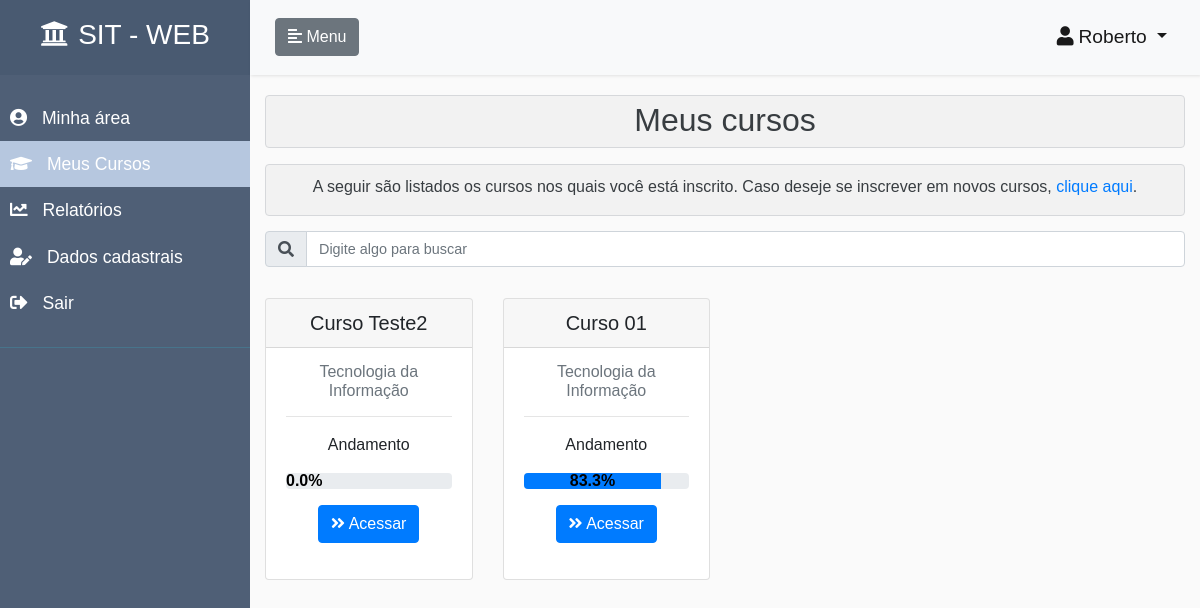
Page /meus-cursos/ (signed in) on the earlier database version.
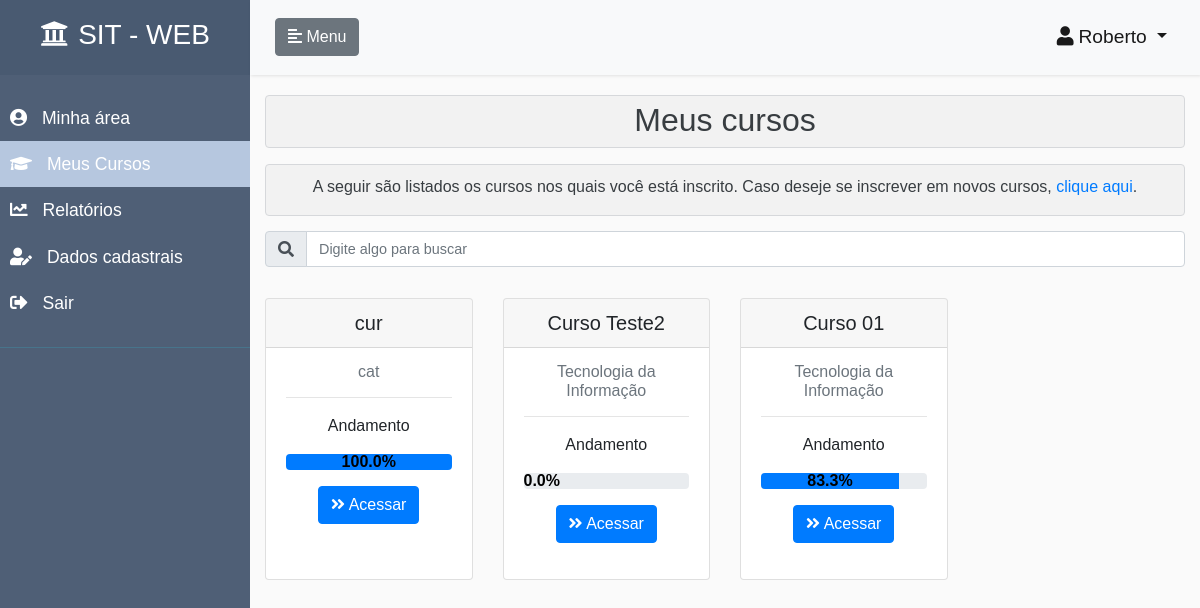
Same page on the later database version.
### core/models.py (models this page shows, shortened)
class Curso(models.Model):
    objects = CursoManager()
    titulo = models.CharField(
        unique=True,
        max_length=70,
        verbose_name=u"título",
        help_text=u"Indique o título do curso"
    )
    categoria = models.ForeignKey(
        Categoria,
        on_delete=models.CASCADE,
        help_text=u"Selecione a categoria do curso"
    )
    usuario = models.ForeignKey(
        AUTH_USER_MODEL,
        on_delete=models.CASCADE
    )
    nome_instrutor = models.CharField(
        null=True,
        verbose_name=u"Nome do instrutor",
        help_text=u"Indique o nome do instrutor do curso",
        blank=True,
        max_length=50
    )
    palavras_chaves = models.CharField(
        max_length=150,
        verbose_name=u"Palavras-chave",
        help_text=u"Indique palavras-chave para o curso",
        null=True,
        blank=True
    )
    descricao = models.TextField(
        max_length=250,
        verbose_name=u"descrição",
        help_text=u"Indique uma descrição para o curso",
        null=True,
        blank=True
    )
    publicado = models.BooleanField(
        default=False,
        help_text=u"Indique o status de publicação do curso no sistema",
    )
    data_publicado = models.DateTimeField(
        null=True,
        blank=True
    )
    data_criacao = models.DateTimeField(
        auto_now_add=True,
        null=True,
        blank=True
    )
    data_atualizacao = models.DateTimeField(
        auto_now=True,
        null=True,
        blank=True
    )
    class Meta:
        verbose_name = "Curso"
        verbose_name_plural = "Cursos"
    class CustomMeta:
        ordering_field = 'titulo'
        search_fields = ['titulo', 'categoria__titulo', 'usuario__first_name',
                         'nome_instrutor', 'palavras_chaves', 'descricao']

class Categoria(models.Model):
    objects = CategoriaManager()
    titulo = models.CharField(
        max_length=40,
        verbose_name=u"título",
        help_text=u"Indique o título da categoria"
    )
    data_criacao = models.DateTimeField(
        auto_now_add=True,
        null=True,
        blank=True
    )
    data_atualizacao = models.DateTimeField(
        auto_now=True,
        null=True,
        blank=True
    )
    class Meta:
        verbose_name = "Categoria"
        verbose_name_plural = "Categorias"
    class CustomMeta:
        ordering_field = 'titulo'
        search_fields = ['titulo',]

### core/views.py (the view, shortened to what this page needs)
# urls.py: path('meus-cursos/',                        meusCursosView,                                 name='meus-cursos'),
@login_required
def meusCursosView(request):
    if request.user.tem_perfil_aluno():
        inscricoes_usuario = Inscricao.objects.filter(
            usuario=request.user
        ).order_by(
            '-data_atualizacao'
        )
        lista_cursos = []
        for inscricao in inscricoes_usuario:
            dict_curso = {}
            curso = Curso.objects.filter(
                id=inscricao.curso.id,
                publicado=True
            )
            try:
                search = request.GET.get('search')
            except:
                search = None
            if search:
                search_fields = Curso.CustomMeta.search_fields
                filtro = reduce(or_,
                                [Q(**{'{}__icontains'.format(f): search}) for f
                                 in search_fields], Q())
                curso = curso.filter(filtro)
            if curso.count() == 1:
                dict_curso['curso'] = curso[0]
                dict_curso['inscricao'] = inscricao
                dict_curso['categoria'] = curso[0].categoria.titulo
                percentual_andamento = "{:.1f}".format(
                    inscricao.percentual_andamento)
                dict_curso['percentual_andamento'] = percentual_andamento
                lista_cursos.append(dict_curso)
        nao_tem_cursos = False
        if len(lista_cursos) == 0:
            nao_tem_cursos = True
        nome_template = 'core/meus-cursos.html'
        if request.is_ajax():
            nome_template = 'core/meus-cursos-conteudo.html'
        return render(
            request,
            nome_template,
            {
                'lista_cursos': lista_cursos,
                'nao_tem_cursos': nao_tem_cursos,
                'perfil_aluno': True,
                'menu_inicio': False,
                'menu_meus_cursos': True,
                'menu_cadastros': False,
                'menu_relatorios': False,
                'menu_usuarios': False,
                'menu_dados_cadastrais': False,
            }
        )

### accounts/models.py (called while the page is built)
    def tem_perfil_aluno(self):
        if self.perfil == self.ALUNO:
            return True
        return False

### core/templates/core/meus-cursos.html
{% extends 'pagina-inicial.html' %}
{% load crispy_forms_tags %}
{% load static %}
{% block head %}
    <link rel="stylesheet" href="{% static 'css/styles.css' %}">
{% endblock %}
{% block content_page %}
    <div class="alert alert-secondary" role="alert" style="background-color: rgba(0,0,0,.03); padding: 0; margin-left: 0px; margin-right: 0px;">
        <h2 class="text-center" style="margin-top: 5px;">Meus cursos</h2>
    </div>
    <div class="alert alert-secondary" role="alert" style="background-color: rgba(0,0,0,.03); padding: 0; margin-bottom: 0;">
        <p class="text-center" style="margin-top: 10px;">
            A seguir são listados os cursos nos quais você está inscrito. Caso deseje se inscrever em
            novos cursos, <a href="/cursos"> clique aqui</a>.
        </p>
    </div>
    <div style="margin-left: 0px; margin-right: 0px;">
        <div class="col-12 search-div">
            <form method="GET" id="search-form">
                <div class="input-group mb-3">
                    <div class="input-group-prepend">
                        <span class="input-group-text" id="basic-addon1"><i class="fas fa-search" id="teste"></i></span>
                    </div>
                    <input class="form-control" type="text" id="search" name="search"
                           placeholder="Digite algo para buscar"
                           value="{{ request.GET.search }}"
                           style="font-size: 0.9rem"
                           title="Informe qualquer caracteristica de um curso para filtrar">
                </div>
            </form>
        </div>
        <div class="container-pesquisa">
            {% include  'core/meus-cursos-conteudo.html' %}
        </div>
    </div>
{% endblock %}

### core/templates/core/meus-cursos-conteudo.html
{% if nao_tem_cursos == False %}
<div class="row">
{% for elemento in lista_cursos %}
    <div class="col-sm-3" style="margin-bottom: 20px;">
        <div class="card card-curso h-100 ">
            <div class="card-header">
                <h5 class="text-center" style="margin: 0; padding: 0;">{{elemento.curso.titulo}}</h5>
            </div>
            <div class="card-body">
                <h6 class="card-subtitle mb-2 text-muted text-center">{{elemento.categoria}}</h6>
                <hr/>
                <p class="card-text text-center">Andamento</i></p>
                <p>
                    <div class="progress">
                        <div class="progress-bar" role="progressbar" style="width: {{ elemento.percentual_andamento }}%"aria-valuenow="0" aria-valuemin="0" aria-valuemax="100">
                            <span class="perc-nota"><b style="font-size: 1rem; color: black">{{ elemento.percentual_andamento }}%</b></span>
                        </div>
                    </div>
                </p>
                <p>
                    <div class="col text-center">
                        <a href="/conteudo-curso/{{elemento.curso.id}}" class="btn btn-primary" role="button" title="Acessa página de conteúdos do curso">
                            <i class="fas fa-angle-double-right class-icone-button"></i>
                                Acessar
                        </a>
                    </div>
                </p>
            </div>
        </div>
    </div>
{% endfor %}
</div>
{% else %}
<h5 class="text-center" style="margin-top: 20px;">Sem cursos a serem exibidos</h5>
{% endif %}

Differences in the rows shown:
added Curso: curso.titulo "cur", categoria "cat", percentual_andamento "100.0"
